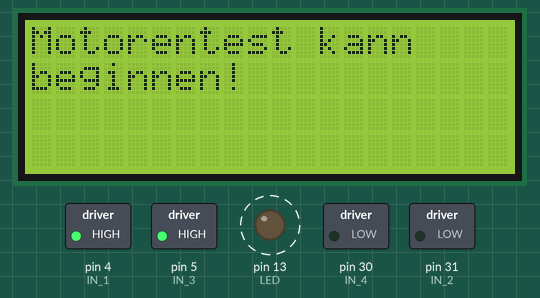
Simulated run of this sketch. Board: Arduino Mega 2560, built with avr-gcc and run on an emulated ATmega2560. Shown: 20×4 character LCD, switched loads named in the sketch (green lamp = pin HIGH), output pins drawn as LEDs (lit = HIGH). Dashed ring = blinking.

Above: at 0.1 s.
At 1.2 s:
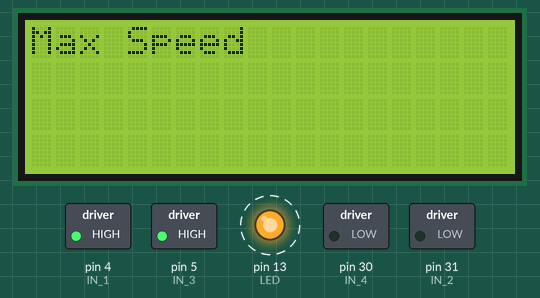
At 2.2 s:
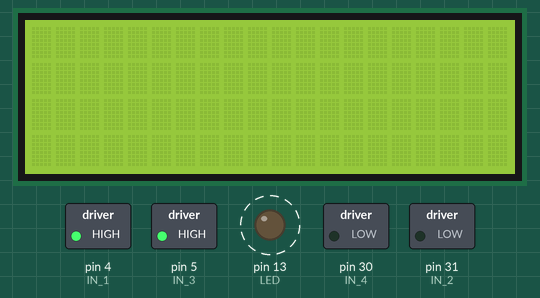
Timing chart, 0 to 130.0 s (numbered marks = the images above):
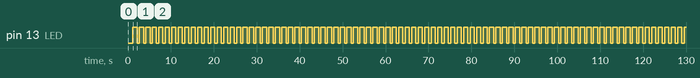

The sketch:

Motor_test.ino
```cpp
#include <Wire.h>
#include <LiquidCrystal_I2C.h>

LiquidCrystal_I2C lcd(0x20,20,4);  // set the LCD address to 0x27 for a 16 chars and 2 line display


#define MR 7
#define ML 6
#define IN_1 4                //Motorenpins
#define IN_2 31
#define IN_3 5
#define IN_4 30
#define LED 13
void setup() {

  lcd.init();                      // initialize the lcd

  lcd.backlight();

pinMode(IN_1 , OUTPUT);
pinMode(IN_2 , OUTPUT);
pinMode(IN_3 , OUTPUT);
pinMode(IN_4 , OUTPUT);

pinMode(LED  , OUTPUT);

digitalWrite(IN_1, HIGH);
digitalWrite(IN_3, HIGH);       //definiere Drehrichtung
digitalWrite(IN_2, LOW);
digitalWrite(IN_4, LOW);

lcd.print("Motorentest kann ");
lcd.setCursor(0,1);
lcd.print("beginnen!");
delay(1000);
lcd.clear();
}

void loop() {
lcd.print("Max Speed");
digitalWrite(ML, HIGH);
digitalWrite(MR, HIGH);         //lässt die Motoren für eine Sekunde auf höchster
digitalWrite(LED, HIGH);        // Geschwindigkeit fahren: HIGH/255
delay(1000);
lcd.clear();
digitalWrite(ML, LOW);
digitalWrite(MR, LOW);           //lässst die Moteren für eine halbe Sekunde ruhen
digitalWrite(LED,LOW);           //LED am Board wird ausgeschaltet.
delay(500);
}
```

Measured:
- by itself, pin 13 (LED): alternates HIGH for 1.0 s and LOW for 0.51 s
- what the display in image 1 shows lasts 1.0 s, from 1.1 s to 2.1 s
